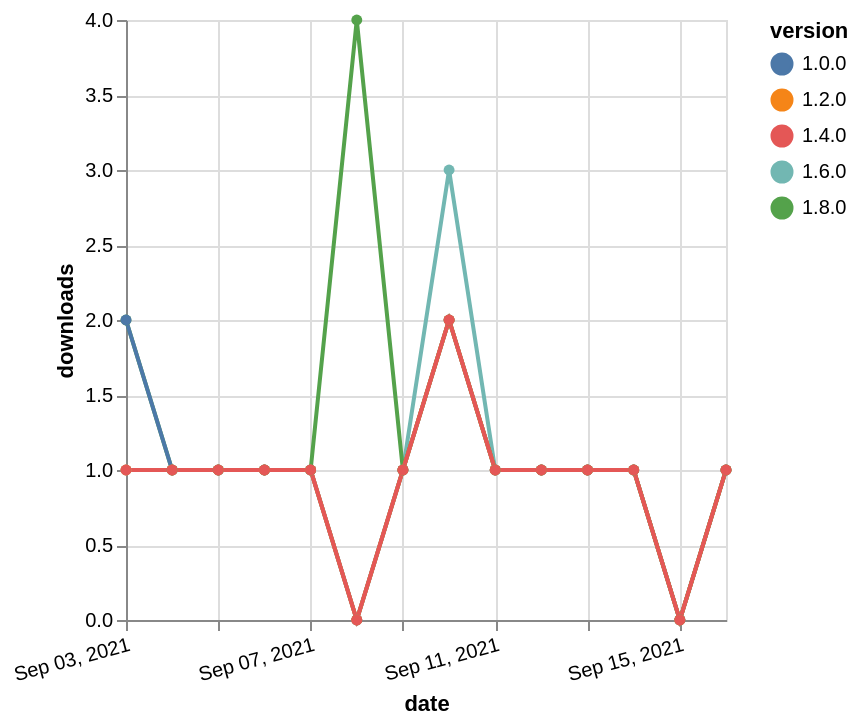

Vega-Lite specification for this chart:
### Vega-Lite specification from a JSON file in a GitHub repository (floating-point values rounded to 4 significant figures)
{"$schema": "https://vega.github.io/schema/vega-lite/v5.json", "description": "A simple bar chart with embedded data.", "data": {"values": [{"date": "2021-09-03", "total": 199, "delta": 1, "version": "1.6.0"}, {"date": "2021-09-04", "total": 200, "delta": 1, "version": "1.6.0"}, {"date": "2021-09-05", "total": 201, "delta": 1, "version": "1.6.0"}, {"date": "2021-09-06", "total": 202, "delta": 1, "version": "1.6.0"}, {"date": "2021-09-07", "total": 203, "delta": 1, "version": "1.6.0"}, {"date": "2021-09-08", "total": 203, "delta": 0, "version": "1.6.0"}, {"date": "2021-09-09", "total": 204, "delta": 1, "version": "1.6.0"}, {"date": "2021-09-10", "total": 207, "delta": 3, "version": "1.6.0"}, {"date": "2021-09-11", "total": 208, "delta": 1, "version": "1.6.0"}, {"date": "2021-09-12", "total": 209, "delta": 1, "version": "1.6.0"}, {"date": "2021-09-13", "total": 210, "delta": 1, "version": "1.6.0"}, {"date": "2021-09-14", "total": 211, "delta": 1, "version": "1.6.0"}, {"date": "2021-09-15", "total": 211, "delta": 0, "version": "1.6.0"}, {"date": "2021-09-16", "total": 212, "delta": 1, "version": "1.6.0"}, {"date": "2021-09-03", "total": 127, "delta": 2, "version": "1.8.0"}, {"date": "2021-09-04", "total": 128, "delta": 1, "version": "1.8.0"}, {"date": "2021-09-05", "total": 129, "delta": 1, "version": "1.8.0"}, {"date": "2021-09-06", "total": 130, "delta": 1, "version": "1.8.0"}, {"date": "2021-09-07", "total": 131, "delta": 1, "version": "1.8.0"}, {"date": "2021-09-08", "total": 135, "delta": 4, "version": "1.8.0"}, {"date": "2021-09-09", "total": 136, "delta": 1, "version": "1.8.0"}, {"date": "2021-09-10", "total": 138, "delta": 2, "version": "1.8.0"}, {"date": "2021-09-11", "total": 139, "delta": 1, "version": "1.8.0"}, {"date": "2021-09-12", "total": 140, "delta": 1, "version": "1.8.0"}, {"date": "2021-09-13", "total": 141, "delta": 1, "version": "1.8.0"}, {"date": "2021-09-14", "total": 142, "delta": 1, "version": "1.8.0"}, {"date": "2021-09-15", "total": 142, "delta": 0, "version": "1.8.0"}, {"date": "2021-09-16", "total": 143, "delta": 1, "version": "1.8.0"}, {"date": "2021-09-03", "total": 197, "delta": 2, "version": "1.0.0"}, {"date": "2021-09-04", "total": 198, "delta": 1, "version": "1.0.0"}, {"date": "2021-09-05", "total": 199, "delta": 1, "version": "1.0.0"}, {"date": "2021-09-06", "total": 200, "delta": 1, "version": "1.0.0"}, {"date": "2021-09-07", "total": 201, "delta": 1, "version": "1.0.0"}, {"date": "2021-09-08", "total": 201, "delta": 0, "version": "1.0.0"}, {"date": "2021-09-09", "total": 202, "delta": 1, "version": "1.0.0"}, {"date": "2021-09-10", "total": 204, "delta": 2, "version": "1.0.0"}, {"date": "2021-09-11", "total": 205, "delta": 1, "version": "1.0.0"}, {"date": "2021-09-12", "total": 206, "delta": 1, "version": "1.0.0"}, {"date": "2021-09-13", "total": 207, "delta": 1, "version": "1.0.0"}, {"date": "2021-09-14", "total": 208, "delta": 1, "version": "1.0.0"}, {"date": "2021-09-15", "total": 208, "delta": 0, "version": "1.0.0"}, {"date": "2021-09-16", "total": 209, "delta": 1, "version": "1.0.0"}, {"date": "2021-09-03", "total": 185, "delta": 1, "version": "1.2.0"}, {"date": "2021-09-04", "total": 186, "delta": 1, "version": "1.2.0"}, {"date": "2021-09-05", "total": 187, "delta": 1, "version": "1.2.0"}, {"date": "2021-09-06", "total": 188, "delta": 1, "version": "1.2.0"}, {"date": "2021-09-07", "total": 189, "delta": 1, "version": "1.2.0"}, {"date": "2021-09-08", "total": 189, "delta": 0, "version": "1.2.0"}, {"date": "2021-09-09", "total": 190, "delta": 1, "version": "1.2.0"}, {"date": "2021-09-10", "total": 192, "delta": 2, "version": "1.2.0"}, {"date": "2021-09-11", "total": 193, "delta": 1, "version": "1.2.0"}, {"date": "2021-09-12", "total": 194, "delta": 1, "version": "1.2.0"}, {"date": "2021-09-13", "total": 195, "delta": 1, "version": "1.2.0"}, {"date": "2021-09-14", "total": 196, "delta": 1, "version": "1.2.0"}, {"date": "2021-09-15", "total": 196, "delta": 0, "version": "1.2.0"}, {"date": "2021-09-16", "total": 197, "delta": 1, "version": "1.2.0"}, {"date": "2021-09-03", "total": 167, "delta": 1, "version": "1.4.0"}, {"date": "2021-09-04", "total": 168, "delta": 1, "version": "1.4.0"}, {"date": "2021-09-05", "total": 169, "delta": 1, "version": "1.4.0"}, {"date": "2021-09-06", "total": 170, "delta": 1, "version": "1.4.0"}, {"date": "2021-09-07", "total": 171, "delta": 1, "version": "1.4.0"}, {"date": "2021-09-08", "total": 171, "delta": 0, "version": "1.4.0"}, {"date": "2021-09-09", "total": 172, "delta": 1, "version": "1.4.0"}, {"date": "2021-09-10", "total": 174, "delta": 2, "version": "1.4.0"}, {"date": "2021-09-11", "total": 175, "delta": 1, "version": "1.4.0"}, {"date": "2021-09-12", "total": 176, "delta": 1, "version": "1.4.0"}, {"date": "2021-09-13", "total": 177, "delta": 1, "version": "1.4.0"}, {"date": "2021-09-14", "total": 178, "delta": 1, "version": "1.4.0"}, {"date": "2021-09-15", "total": 178, "delta": 0, "version": "1.4.0"}, {"date": "2021-09-16", "total": 179, "delta": 1, "version": "1.4.0"}]}, "width": "container", "mark": {"type": "line", "point": {"filled": true}}, "encoding": {"x": {"field": "date", "type": "temporal", "timeUnit": "yearmonthdate", "title": "date", "axis": {"labelAngle": -15}}, "y": {"field": "delta", "type": "quantitative", "title": "downloads"}, "color": {"field": "version", "type": "nominal"}, "tooltip": {"field": "delta"}}}
